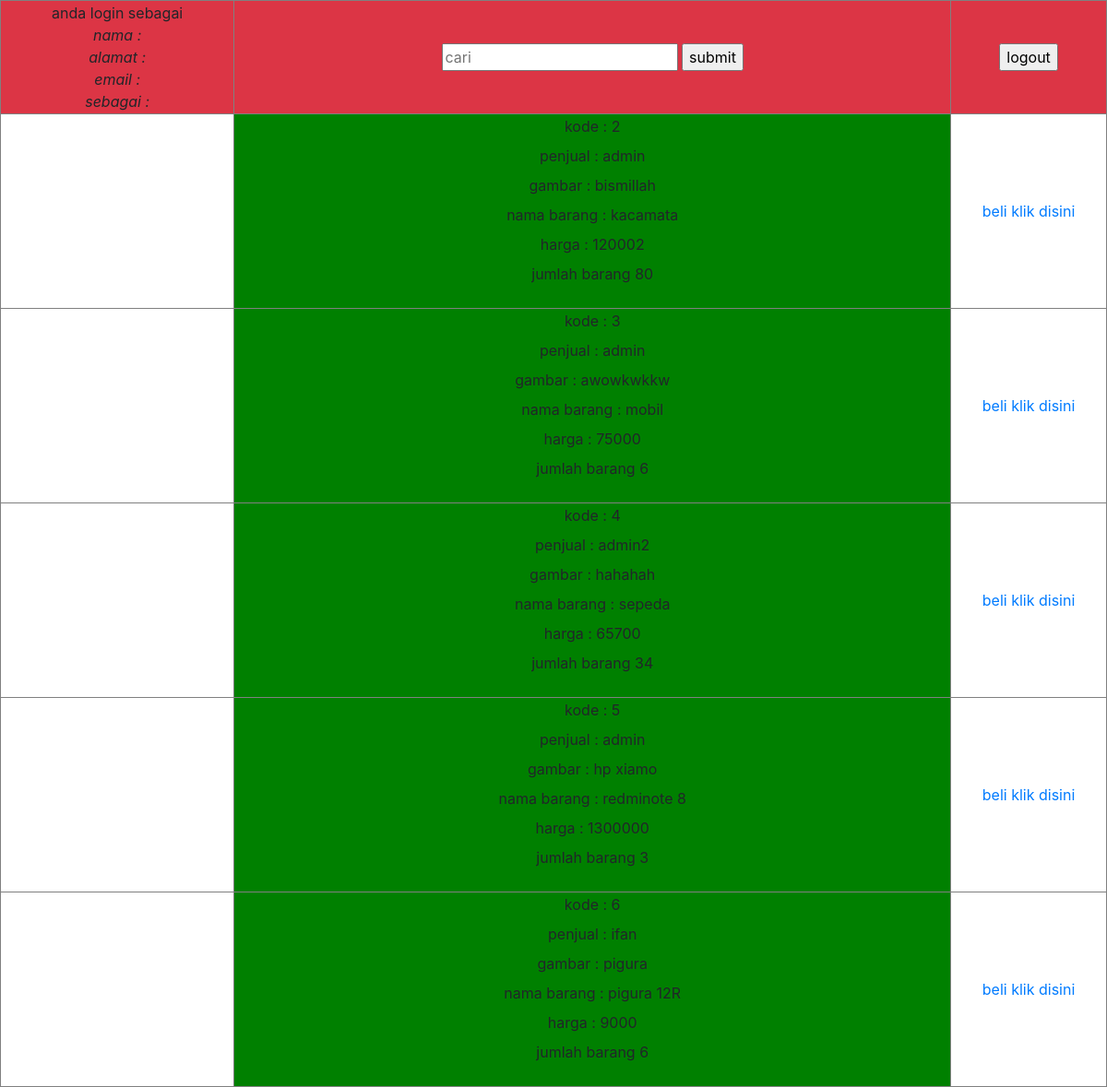
The app's page /beranda2.php with its own data.
### tables this page shows
CREATE TABLE `penjualan` (
  `id_barang` int(11) NOT NULL,
  `nama` varchar(500) NOT NULL,
  `gambar` varchar(500) NOT NULL,
  `nama_barang` varchar(500) NOT NULL,
  `harga` varchar(500) NOT NULL,
  `jumlahbarang` varchar(500) NOT NULL
);

### beranda2.php (the view, shortened to what this page needs)
<?php
require "fungsi.php";
$nama = $_SESSION['nama'];
$belanja = mysqli_query($kon,"SELECT * FROM penjualan ");
$query2 = query("SELECT * FROM user WHERE nama ='$nama'");
 ?>
<!DOCTYPE html>
<html>
<link rel="stylesheet" href="https://cdn.jsdelivr.net/npm/bootstrap@4.0.0/dist/css/bootstrap.min.css">
<head>
</head>
<body class="text-center">
	<form class="text-center" method="post">
		<table border="1" style="width: 100%;">
			<tr class="bg-danger">
				<td style="width:15% ;">
				anda login sebagai <br>
				<i>
				nama : <?= $query2["nama"]; ?> <br>
				alamat : <?= $query2["alamat"]; ?> <br>
				email : <?= $query2["email"]; ?> <br>
				sebagai : <?= $query2["level"] ?>
				</i>
				</td>
				<td style="width:75 %;">
					<input type="text" name="cari" placeholder="cari">
					<input type="submit" name="submit" value="submit">
				</td>
				<td style="width :10%;">
					<input type="submit" name="keluar" value="logout">
				</td>
			</tr>
			<?php foreach ($belanja as $benda) : ?>
			<tr >
				<td>
				</td>
				<td class="kotak">
					<label>kode : </label> <?= $benda["id_barang"] ;?> <br>
					<label>penjual : </label> <?= $benda["nama"]; ?> <br>
					<label>gambar :</label>	<?=  $benda["gambar"];  ?> <br>
					<label>nama barang :</label>	<?=  $benda["nama_barang"];  ?> <br>
					<label>harga : </label> <?= $benda["harga"]; ?> <br>
					<label>jumlah barang</label> <?= $benda["jumlahbarang"]; ?>
				</td>
				<td>
					<a href="beli.php?id=<?=$benda['id_barang']?>"> beli klik disini</a>
				</td>
			</tr>
		<?php endforeach; ?>
		</table>
	</form>
</body>
</html>

### beranda2.php (style rules this page uses)
.kotak { width:46%; height:46%; background:green; }

### records on screen
penjualan: id_barang "2", nama "admin", gambar "bismillah", nama_barang "kacamata", harga "120002", jumlahbarang "80"
penjualan: id_barang "3", nama "admin", gambar "awowkwkkw", nama_barang "mobil", harga "75000", jumlahbarang "6"
penjualan: id_barang "4", nama "admin2", gambar "hahahah", nama_barang "sepeda", harga "65700", jumlahbarang "34"
penjualan: id_barang "5", nama "admin", gambar "hp xiamo", nama_barang "redminote 8", harga "1300000", jumlahbarang "3"
penjualan: id_barang "6", nama "ifan", gambar "pigura", nama_barang "pigura 12R", harga "9000", jumlahbarang "6"
